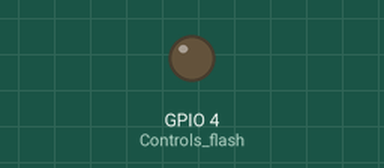
Simulated run of this sketch. Board: ESP32. On the bench: output pins drawn as LEDs (lit = HIGH). Storage starts empty; EEPROM starts erased; the camera gives no picture; what the sketch prints to the serial monitor is not drawn. At 1.7 s the program puts the board to deep sleep or switches it off; the recording ends there.

Above: at 0.0 s.
Timing chart, 0 to 1.7 s (numbered marks = the images above):
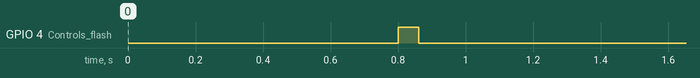

Measured:
- by itself, GPIO 4 (Controls_flash): LOW → HIGH at 0.80 s, → LOW 0.06 s later

The sketch:

deep_sleep_traditional.ino
```cpp
// (licence header left out)
#include "esp_camera.h"
#include "Arduino.h"
#include "FS.h"                // SD Card ESP32
#include "SD_MMC.h"            // SD Card ESP32
#include "soc/soc.h"           // Disable brownout problems
#include "soc/rtc_cntl_reg.h"  // Disable brownout problems
#include "driver/rtc_io.h"
#include <EEPROM.h>            // read and write from flash memory

void setup() {

  WRITE_PERI_REG(RTC_CNTL_BROWN_OUT_REG, 0); // disable brownout detector

  esp_sleep_disable_wakeup_source(ESP_SLEEP_WAKEUP_ALL); // disable wakeup pins

  int useDelay = 5; // optional delay after image is taken before next image

  Serial.begin(115200);
  //Serial.setDebugOutput(true);

  switch(esp_sleep_get_wakeup_cause())
  {
    case ESP_SLEEP_WAKEUP_EXT1: // Wakeup caused by power up, go to sleep
      Serial.println("Wakeup caused by external signal using RTC_CNTRL");
      break;

    case ESP_SLEEP_WAKEUP_EXT0: // Wakeup caused by trigger, take image
      Serial.println("Wakeup caused by external signal using RTC_IO");
      captureImage("bhamla_4_slowtrigger_Aug5", 1, true); // run capture image function

      if(useDelay == 0) {
        esp_sleep_enable_ext0_wakeup(GPIO_NUM_13, 1); // enable wakeup pin
      } else {
        esp_sleep_enable_timer_wakeup(useDelay * 1000000); // sleep until x seconds
        Serial.println("starting delay");
      }
      break;

    case ESP_SLEEP_WAKEUP_TIMER: // woke up from timer
      Serial.println("Wakeup caused by timer");
      esp_sleep_enable_ext0_wakeup(GPIO_NUM_13, 1); // enable wakeup pin
      break;

    // OTHER WAKEUP OPTIONS:
    case ESP_SLEEP_WAKEUP_TOUCHPAD:
      Serial.println("Wakeup caused by touchpad");
      break;

    case ESP_SLEEP_WAKEUP_ULP:
      Serial.println("Wakeup caused by ULP program");
      break;

    default :
      Serial.println("Wakeup was not caused by deep sleep");
      //i.e. startup -- implement special startup?
      captureImage("startup_image", 1, true);
      esp_sleep_enable_ext0_wakeup(GPIO_NUM_13, 1);
      break;
  }

  delay(250);
  goToSleep(); // call go to sleep function
}

void loop() { //This loop only runs in error
  // blink error code due to error
  pinMode(33, OUTPUT);
  digitalWrite(33, LOW);
  delay(250);
  digitalWrite(33, HIGH);
  delay(250);
}

void captureImage(String camName, int photoCount, bool flash) {
  initCamera(); //initialize OV2640 camera
  delay(500); //put in a pause for auto exposure?

  //------------------------------------PRE IMAGE ACQUISITION---------------------------------------
    /*****
       Specify the GPIO pins to be used before image acquisition. Be careful to stop necessary
       GPIO required for use image acquistion
    *********/

  //-----------------------------------IMAGE ACQUISITION--------------------------------------------
  for (int i = 1; i <= photoCount; i++) {

    // Specify any GPIO pins to be used during image acquisition (i.e. GPIO 4, 12, and 13)

    // Turn on LED before acquiring image
    if(flash) {
      rtc_gpio_hold_dis(GPIO_NUM_4);
      pinMode(4, OUTPUT); // Controls flash
      digitalWrite(4, HIGH);
    }

    // Determine trigger time (not necessary for timelapse)
    if(i == 1) Serial.printf("Image captured in %d miliseconds\n", millis());

    camera_fb_t * fb = NULL;

    // Take Picture with Camera
    fb = esp_camera_fb_get();
    if(!fb) {
      Serial.println("Camera capture failed");
      errorOccured();
      return;
    }

    // Turn off LED after acquiring image
    if(flash) digitalWrite(4, LOW);

  //-----------------------------------SAVING IMAGE DATA--------------------------------------------

    saveImage(camName, true, fb); // call saveImage function
    esp_camera_fb_return(fb);
  }

  //-----------------------------------POST IMAGE ACQUISITION---------------------------------------
    // Specify the GPIO pins to be used after image acquisition (i.e. GPIO 4, 12, and 13)

  /*pinMode(12, OUTPUT);
  digitalWrite(12, HIGH);
  delay(250);
  digitalWrite(12, LOW);
  */

}

void initCamera(){
  //Configure Camera
  camera_config_t config;
  config.ledc_channel = LEDC_CHANNEL_0;
  config.ledc_timer = LEDC_TIMER_0;
  config.pin_d0 = 5;
  config.pin_d1 = 18;
  config.pin_d2 = 19;
  config.pin_d3 = 21;
  config.pin_d4 = 36;
  config.pin_d5 = 39;
  config.pin_d6 = 34;
  config.pin_d7 = 35;
  config.pin_xclk = 0;
  config.pin_pclk = 22;
  config.pin_vsync = 25;
  config.pin_href = 23;
  config.pin_sscb_sda = 26;
  config.pin_sscb_scl = 27;
  config.pin_pwdn = 32;
  config.pin_reset = -1;
  config.xclk_freq_hz = 20000000;
  config.pixel_format = PIXFORMAT_JPEG;

  if(psramFound()){
    config.frame_size = FRAMESIZE_UXGA; // FRAMESIZE_ + QVGA|CIF|VGA|SVGA|XGA|SXGA|UXGA
    config.jpeg_quality = 10;
    config.fb_count = 2;
  } else {
    config.frame_size = FRAMESIZE_SVGA;
    config.jpeg_quality = 12;
    config.fb_count = 1;
  }

  // Initialize Camera
  esp_err_t err = esp_camera_init(&config);
  if (err != ESP_OK) {
    Serial.printf("Camera init failed with error 0x%x", err);
    errorOccured();
    return;
  }
}

void saveImage(String camName, bool bitMode, camera_fb_t* frameBuffer){
  int EEPROM_SIZE = 2; // define the number of bytes you want to access
  int number;
  int multiple;

  Serial.println("Starting SD Card"); //Initialize SD Card
  delay(250);

  if(!SD_MMC.begin("/sdcard", true)){ // run the SD card in 1-bit mode -- slower, but more GPIO!
    Serial.println("SD Card Mount Failed");
    errorOccured();
    return;
  }

  uint8_t cardType = SD_MMC.cardType();
  if(cardType == CARD_NONE){
    Serial.println("No SD Card attached");
    errorOccured();
    return;
  }

  bool reset;
  reset = fileCheck(SD_MMC, "/");

  if(reset) {
    Serial.println("resetting EEPROM");
    EEPROM.begin(2); // initialize EEPROM with predefined size
    EEPROM.write(0, 0);
    EEPROM.write(1, 0);
    EEPROM.commit();
    EEPROM.end();
  }

  EEPROM.begin(2); // initialize EEPROM with predefined size
  number = EEPROM.read(0)+1;
  multiple = EEPROM.read(1);

  if (number == 256){
    number = 1;
    multiple++;
  }
  if (multiple == 256) {
    Serial.println("EEPROM Overwritten");
    return;
  }

  // Path where new picture will be saved in SD Card
  String path = "/" + camName + "_" + String(number + (multiple*255)) +".jpg";

  fs::FS &fs = SD_MMC;

  File file = fs.open(path.c_str(), FILE_WRITE);
  if(!file){
    Serial.println("Failed to open file in writing mode");
    errorOccured();
  } else {
    file.write(frameBuffer->buf, frameBuffer->len); // payload (image), payload length
    Serial.printf("Saved file to path: %s\n", path.c_str());
    EEPROM.write(0, number);
    EEPROM.write(1, multiple);
    EEPROM.commit();
    EEPROM.end();
  }

  file.close();
}

bool fileCheck(fs::FS &fs, const char * dirname){
    File root = fs.open(dirname);
    if(!root){
        Serial.println("Failed to open directory");
        errorOccured();
        return false;
    }
    if(!root.isDirectory()){
        Serial.println("Not a directory");
        errorOccured();
        return false;
    }
    File file = root.openNextFile();
    file = root.openNextFile();
    if(!file){
      Serial.println("Directory is empty of files");
      return true;
    } else {
      return false;
    }
}

void goToSleep(){
  //Prepare necessary GPIO pins for deep sleep
  pinMode(4, OUTPUT);
  digitalWrite(4, LOW); // Turns off the ESP32-CAM white on-board LED (flash)
  rtc_gpio_hold_en(GPIO_NUM_4); // Held low because floating value can drain battery

  Serial.println("Going to sleep now");
  delay(250);
  esp_deep_sleep_start();
}

void errorOccured(){
  pinMode(33, OUTPUT);
  digitalWrite(33, LOW);
  delay(250);
  digitalWrite(33, HIGH);
  delay(250);
  digitalWrite(33, LOW);
  delay(250);
  digitalWrite(33, HIGH);
}
```
